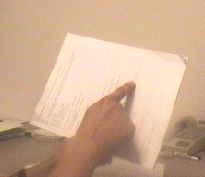
#> input picture MP2/paper.bmp, 205 x 177 px; the run also reads 1 picture not shown here
$ jupyter execute --allow-errors MP2.ipynb
#> lines starting #> are read from the running program, lines starting #| are printed output that depends on the picture; after the words box and inside, x2 and y2 are one past the last pixel; in counts of white or black regions, pixels touching at a corner belong together
[cell 1]
import cv2
import numpy as np
import math
import matplotlib.pyplot as plt

# [95 lines left out: functions convolution, get_gaussian_kernel, compute_gradient, nms, hysteresis_thresholding, edge_linking, not called in this run]

im = cv2.imread("lena.png", 0)
#> (the rest of this cell did not finish here and is left out)

[cell 2]
def HoughTransform(edge_map):
    theta_values = np.deg2rad(np.arange(-90.0, 90.0))
    height, width = edge_map.shape
    diagonal_length = int(round(math.sqrt(width * width + height * height)))
    rho_values = np.linspace(-diagonal_length, diagonal_length, diagonal_length * 2 + 1)

    accumulator = np.zeros((len(rho_values), len(theta_values)), dtype=int)
    y_coordinates, x_coordinates = np.nonzero(edge_map)

    for edge_idx in range(len(x_coordinates)):
        x = x_coordinates[edge_idx]
        y = y_coordinates[edge_idx]
        for theta_idx in range(len(theta_values)):
            theta = theta_values[theta_idx]
            rho = int(round(x * np.cos(theta) + y * np.sin(theta)))
            accumulator[rho + diagonal_length, theta_idx] += 1

    return accumulator, theta_values, rho_values

def non_maximum_suppression(accumulator, threshold=30):
    suppressed = np.zeros_like(accumulator)
    indices = np.argwhere(accumulator > threshold)

    for idx in indices:
        rho_idx, theta_idx = idx
        value = accumulator[rho_idx, theta_idx]
        if np.all(value >= accumulator[rho_idx - 1:rho_idx + 2, theta_idx - 1:theta_idx + 2]):
            suppressed[rho_idx, theta_idx] = value

    return suppressed

def draw_lines(im, lines, rho_values, theta_values):
    height, width = im.shape[:2]
    for line in lines:
        rho = rho_values[line[0]]
        theta = theta_values[line[1]]
        slope = -np.cos(theta) / np.sin(theta)
        intercept = rho / np.sin(theta)
        x1, x2 = 0, width
        y1 = int(slope * x1 + intercept)
        y2 = int(slope * x2 + intercept)
        cv2.line(im, (x1, y1), (x2, y2), (0, 0, 255), 2)

for image_path in ['paper.bmp', 'shape.bmp']:
    im = cv2.imread(image_path)
#> im is the input picture: shape (177, 205, 3); mean B, G, R 144.6, 171.8, 206.6
    im_gray = cv2.cvtColor(im, cv2.COLOR_BGR2GRAY)
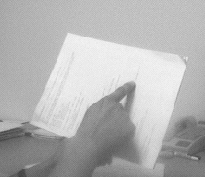
#> im_gray: shape (177, 205); min 63, max 245, mean 179
    edge_map = cv2.Canny(im_gray, 70, 150)
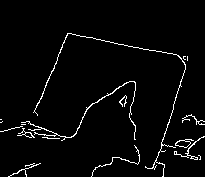
#> edge_map: shape (177, 205); 3.2% white in thin lines or dots, all inside (x1, y1, x2, y2) = (0, 33, 205, 177)
    accumulator, theta_values, rho_values = HoughTransform(edge_map)
#> in HoughTransform, `y_coordinates, x_coordinates = np.nonzero(edge_map)`: y_coordinates = 1164 values from 33 to 176; x_coordinates = 1164 values, max 204 at index 516, min 0 at index 478, mean 112.8
#> the loop in HoughTransform, `for edge_idx in range(len(x_coordinates)):` made 1164 passes
#> (x, y) on passes 1 to 3: (67, 33), (68, 33), (69, 33)
#> after the loop in HoughTransform, `for edge_idx in range(len(x_coordinates)):`:
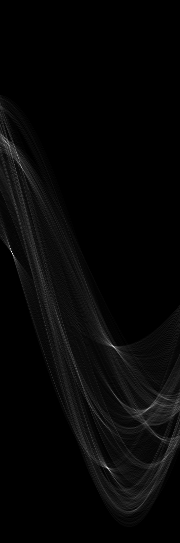
#> accumulator: shape (543, 180) int64; min 0, max 80, mean 2.1; drawn with min black and max white
#> theta_values = 180 values from -1.57 to 1.55; rho_values = 543 values from -271 to 271
    suppressed_accumulator = non_maximum_suppression(accumulator)
#> in non_maximum_suppression, `indices = np.argwhere(accumulator > threshold)`: indices = 81 pairs, first value 135 to 471, second value 1 to 164
#> the loop in non_maximum_suppression, `for idx in indices:` made 81 passes
#> (rho_idx, theta_idx, value) on passes 1 to 12: (135, 1, 32), (137, 2, 32), (137, 4, 35), (138, 2, 33), (138, 5, 31), (139, 3, 37), (139, 6, 32), (140, 4, 43), (140, 7, 31), (141, 5, 51), (141, 7, 35), (142, 5, 33)
#> after the loop in non_maximum_suppression, `for idx in indices:`:
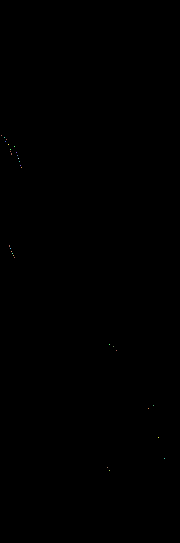
#> suppressed: shape (543, 180) int64; 19 distinct labels, from 0 to 80; one colour per label, 0 black
    lines = np.argwhere(suppressed_accumulator > 40)
#> lines = 14 rows, first 8: [141, 5], [144, 8], [152, 16], [155, 17], [165, 20], [167, 21], [248, 10], [251, 11]
    draw_lines(im, lines, rho_values, theta_values)
#> the loop in draw_lines, `for line in lines:` made 14 passes
#> (line, rho, theta, slope, intercept, y1, y2) on passes 1 to 12: ([141, 5], -130, -1.48, 0.0875, 130.5, 130, 148), ([144, 8], -127, -1.43, 0.141, 128.2, 128, 157), ([152, 16], -119, -1.29, 0.287, 123.8, 123, 182), ([155, 17], -116, -1.27, 0.306, 121.3, 121, 183), ([165, 20], -106, -1.22, 0.364, 112.8, 112, 187), ([167, 21], -104, -1.2, 0.384, 111.4, 111, 190), ([248, 10], -23, -1.4, 0.176, 23.35, 23, 59), ([251, 11], -20, -1.38, 0.194, 20.37, 20, 60), ([253, 12], -18, -1.36, 0.213, 18.4, 18, 61), ([255, 13], -16, -1.34, 0.231, 16.42, 16, 63), ([346, 113], 75, 0.401, -2.36, 191.9, 191, -291), ([408, 148], 137, 1.01, -0.625, 161.5, 161, 33)
#> after the loop in draw_lines, `for line in lines:`:
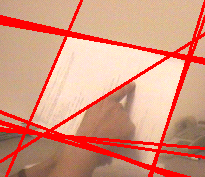
#> im: shape (177, 205, 3); 14.52% of pixels changed, all inside (x1, y1, x2, y2) = (0, 0, 205, 177)

    plt.figure(figsize=(10, 5))
    plt.subplot(1, 3, 1)
    plt.imshow(edge_map, cmap='gray')
    plt.title('Edges')
    plt.axis('off')

    plt.subplot(1, 3, 2)
    plt.imshow(cv2.cvtColor(im, cv2.COLOR_BGR2RGB))
    plt.title('Output with Lines')
    plt.axis('off')

    plt.tight_layout()
    plt.show()
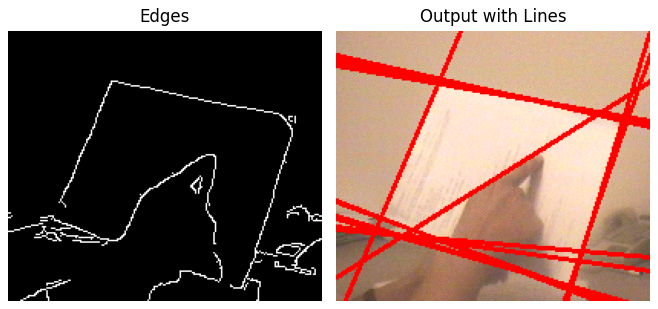
#> figure drawn by matplotlib, 2 panels

    edge_map_filename = f"{image_path.split('.')[0]}_edge_map.png"
    output_with_lines_filename = f"{image_path.split('.')[0]}_output_lines.png"
    cv2.imwrite(edge_map_filename, edge_map)
    cv2.imwrite(output_with_lines_filename, cv2.cvtColor(im, cv2.COLOR_BGR2RGB))
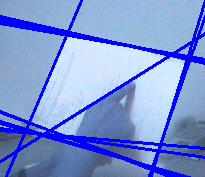
#> saved as paper_output_lines.png: shape (177, 205, 3); mean B, G, R 214.7, 147.9, 124.8
#> pass 2 of the loop `for image_path in ['paper.bmp', 'shape.bmp']:`:
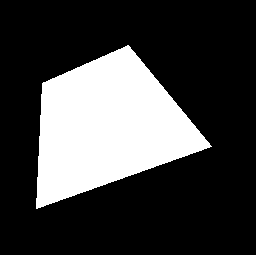
#> input picture MP2/shape.bmp, 256 x 255 px
#> im is the input picture: shape (255, 256, 3); 25.9% white; 1 white region, box (x1, y1, x2, y2) and area: (36, 45, 212, 209) 16922
#> edge_map: shape (255, 256); 0.85% white in thin lines or dots, all inside (x1, y1, x2, y2) = (35, 45, 212, 209)
#> the loop in HoughTransform (call 2), `for edge_idx in range(len(x_coordinates)):` made 552 passes
#> (x, y) on passes 1 to 3: (126, 45), (127, 45), (128, 45)
#> `accumulator, theta_values, rho_values = HoughTransform(edge_map)`: rho_values = 723 values from -361 to 361
#> indices = 41 pairs, first value 402 to 572, second value 48 to 162
#> the loop in non_maximum_suppression (call 2), `for idx in indices:` made 41 passes
#> (rho_idx, theta_idx, value) on passes 1 to 8: (402, 91, 35), (404, 92, 72), (405, 92, 34), (406, 93, 49), (407, 93, 77), (408, 94, 34), (409, 94, 49), (410, 94, 40)
#> after the loop in non_maximum_suppression (call 2), `for idx in indices:`:
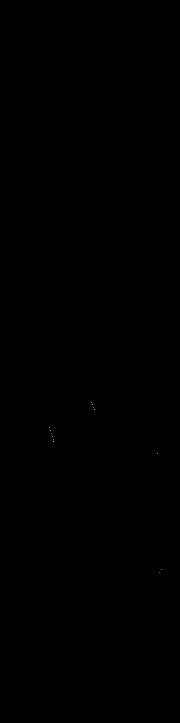
#> suppressed: shape (723, 180) int64; 14 distinct labels, from 0 to 114; one colour per label, 0 black
#> lines = [[404, 92], [407, 93], [409, 94], [427, 49], [430, 50], [433, 51], [436, 52], [453, 157], [569, 161]]
#> the loop in draw_lines (call 2), `for line in lines:` made 9 passes
#> `cv2.imwrite(output_with_lines_filename, cv2.cvtColor(im, cv2.COLOR_BGR..`:
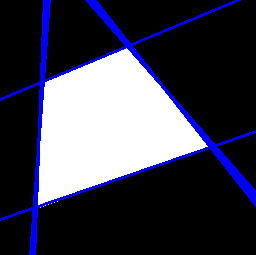
#> saved as shape_output_lines.png: shape (255, 256, 3); mean B, G, R 79.4, 61.9, 61.9

[cell 3]
def detect_lines(image_path, edge_threshold1, edge_threshold2, hough_rho, hough_theta, hough_threshold):
#> called with image_path = '/content/paper.bmp', edge_threshold1 = 30, edge_threshold2 = 100, hough_rho = 1, hough_theta = 0.0175, hough_threshold = 53
    img = cv2.imread(image_path)

    gray = cv2.cvtColor(img, cv2.COLOR_BGR2GRAY)

    edges = cv2.Canny(gray, edge_threshold1, edge_threshold2)
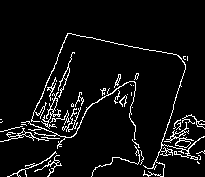
#> edges: shape (177, 205); 6.3% white in thin lines or dots, all inside (x1, y1, x2, y2) = (0, 33, 205, 177)

    lines = cv2.HoughLines(edges, hough_rho, hough_theta, hough_threshold)

    for rho, theta in lines[:, 0]:
        a = np.cos(theta)
        b = np.sin(theta)
        x0 = a * rho
        y0 = b * rho
        x1 = int(x0 + 1000 * (-b))
        y1 = int(y0 + 1000 * (a))
        x2 = int(x0 - 1000 * (-b))
        y2 = int(y0 - 1000 * (a))

        cv2.line(img, (x1, y1), (x2, y2), (0, 0, 255), 2)
#> this loop made 17 passes
#> (rho, theta) on passes 1 to 12: (20, 1.76), (75, 0.401), (18, 1.78), (196, 0.297), (88, 0.401), (76, 0.419), (197, 0.314), (87, 0.384), (74, 0.384), (138, 0.995), (137, 1.01), (129, 1.68)
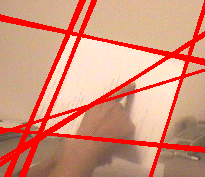
#> img: shape (177, 205, 3); 15.98% of pixels changed, all inside (x1, y1, x2, y2) = (0, 0, 205, 177)


    img_rgb = cv2.cvtColor(img, cv2.COLOR_BGR2RGB)
    plt.imshow(img_rgb)
    plt.axis('off')
    plt.show()
    filename = f"{image_path.split('.')[0]}_edges_p4.png"

    cv2.imwrite(filename, img_rgb)

detect_lines('/content/paper.bmp', 30, 100, 1, np.pi / 180, 53)
detect_lines('/content/shape.bmp', 30, 100, 1, np.pi / 180, 40)
#> call 2 of detect_lines, with image_path = '/content/shape.bmp', edge_threshold1 = 30, edge_threshold2 = 100, hough_rho = 1, hough_theta = 0.0175, hough_threshold = 40
#> the loop in detect_lines (call 2), `for rho, theta in lines[:, 0]:` made 10 passes
#> (rho, theta) on passes 1 to 10: (-72, 2.46), (208, 1.24), (209, 1.22), (-69, 2.44), (46, 0.0524), (43, 0.0349), (-75, 2.48), (48, 0.0698), (-66, 2.43), (92, 1.17)
#> after the loop in detect_lines (call 2), `for rho, theta in lines[:, 0]:`:
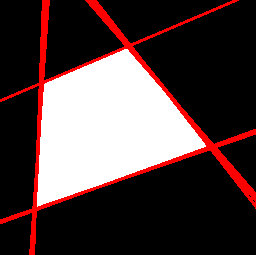
#> img: shape (255, 256, 3); 7.44% of pixels changed, all inside (x1, y1, x2, y2) = (0, 0, 256, 255)
img = cv2.imread('/content/lena.png', cv2.IMREAD_GRAYSCALE)
edges = cv2.Canny(img, 100, 200)
cv2.imwrite("lena_edges_p4.png", edges)
#> (the rest of this cell did not finish here and is left out)
